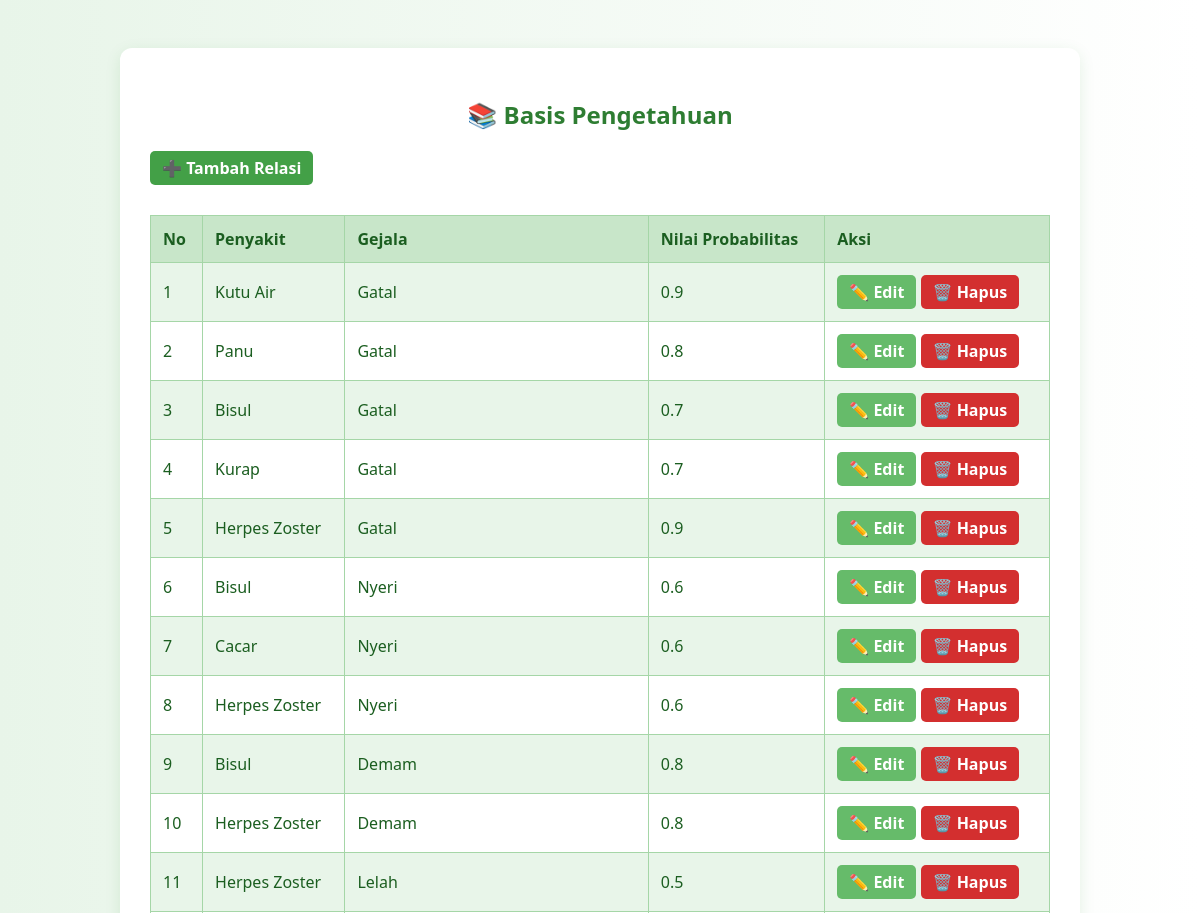
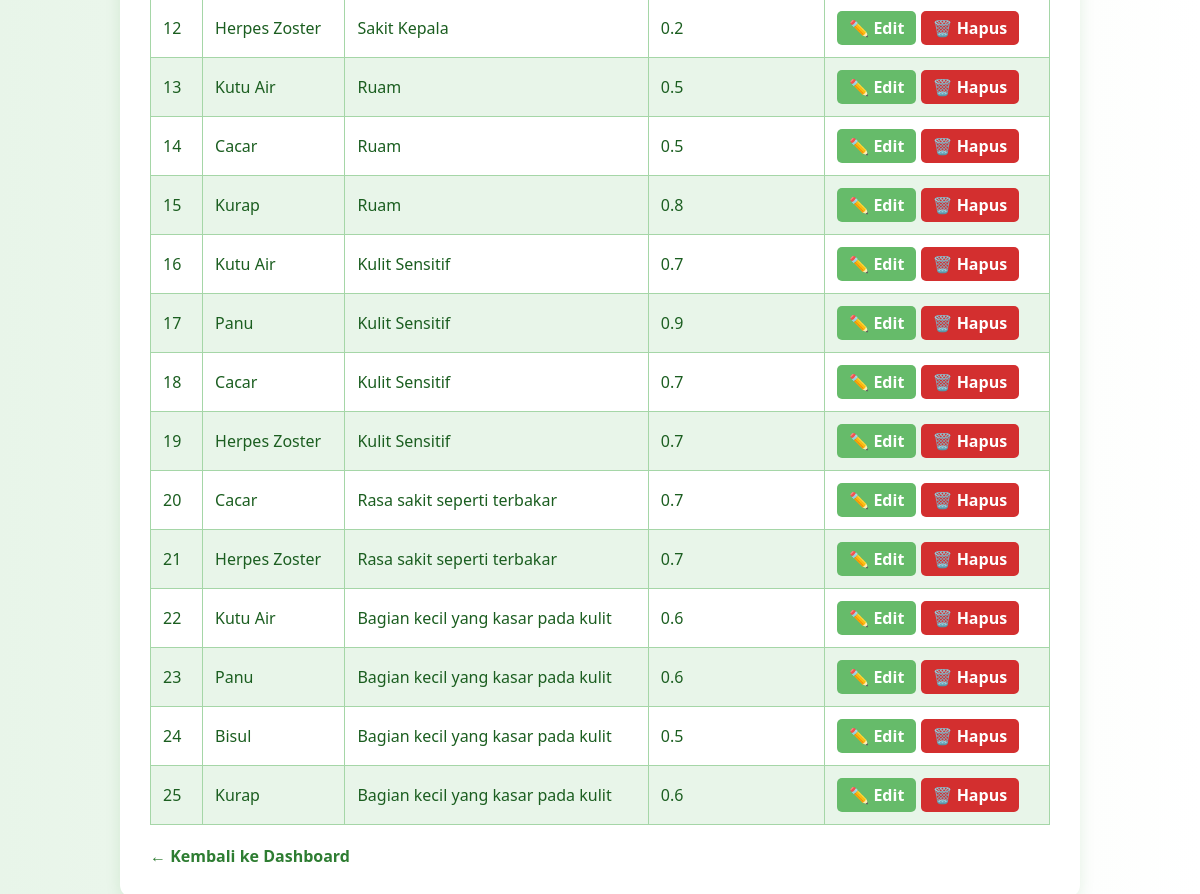
The page /basis_pengetahuan.php (signed in) on the database its author committed (2 pictures, top to bottom).
### tables this page shows
CREATE TABLE `basis_pengetahuan` (
  `id` int(11) NOT NULL,
  `id_penyakit` int(11) DEFAULT NULL,
  `id_gejala` int(11) DEFAULT NULL,
  `nilai_probabilitas` float DEFAULT NULL
);

CREATE TABLE `penyakit` (
  `id` int(11) NOT NULL,
  `kode_penyakit` varchar(10) DEFAULT NULL,
  `nama_penyakit` varchar(100) DEFAULT NULL,
  `deskripsi` text DEFAULT NULL,
  `solusi` text DEFAULT NULL
);

CREATE TABLE `gejala` (
  `id` int(11) NOT NULL,
  `kode_gejala` varchar(10) DEFAULT NULL,
  `nama_gejala` varchar(100) DEFAULT NULL,
  `nilai_probabilitas` varchar(100) NOT NULL
);

### basis_pengetahuan.php (the view, shortened to what this page needs)
<?php
include '../db_connect.php';
$data = $conn->query("SELECT bp.id, p.nama_penyakit, g.nama_gejala, bp.nilai_probabilitas
                      FROM basis_pengetahuan bp
                      JOIN penyakit p ON bp.id_penyakit = p.id
                      JOIN gejala g ON bp.id_gejala = g.id");
?>
<!DOCTYPE html>
<html>
<head>
</head>
<body>
<div class="container">
    <h2>📚 Basis Pengetahuan</h2>
    <a href="tambah_basis_pengetahuan.php" class="btn btn-tambah">➕ Tambah Relasi</a>
    <table>
        <tr>
            <th>No</th>
            <th>Penyakit</th>
            <th>Gejala</th>
            <th>Nilai Probabilitas</th>
            <th>Aksi</th>
        </tr>
        <?php $no = 1; while ($row = $data->fetch_assoc()): ?>
            <tr>
                <td><?= $no++ ?></td>
                <td><?= htmlspecialchars($row['nama_penyakit']) ?></td>
                <td><?= htmlspecialchars($row['nama_gejala']) ?></td>
                <td><?= $row['nilai_probabilitas'] ?></td>
                <td>
                    <a href="edit_basis_pengetahuan.php?id=<?= $row['id'] ?>" class="btn btn-edit">✏️ Edit</a>
                    <a href="hapus_basis_pengetahuan.php?id=<?= $row['id'] ?>" class="btn btn-hapus" onclick="return confirm('Yakin hapus data ini?')">🗑️ Hapus</a>
                </td>
            </tr>
        <?php endwhile; ?>
    </table>
    <a href="dashboard.php" class="btn-back">← Kembali ke Dashboard</a>
</div>
</body>
</html>

### basis_pengetahuan.php (style rules this page uses)
body { font-family: 'Segoe UI', sans-serif; background: linear-gradient(to right, #e8f5e9, #ffffff); color: #1b5e20; padding: 40px; }
.container { background: white; max-width: 900px; margin: auto; padding: 30px; border-radius: 12px; box-shadow: 0 4px 16px rgba(0, 128, 0, 0.1); }
h2 { text-align: center; color: #2e7d32; margin-bottom: 20px; }
table { width: 100%; border-collapse: collapse; margin-top: 15px; }
th, td { border: 1px solid #a5d6a7; padding: 12px; text-align: left; }
th { background-color: #c8e6c9; }
tr:nth-child(even) { background-color: #e8f5e9; }
.btn { padding: 6px 12px; text-decoration: none; border-radius: 5px; font-weight: bold; display: inline-block; }
.btn-tambah { background-color: #43a047; color: white; margin-bottom: 15px; }
.btn-edit { background-color: #66bb6a; color: white; }
.btn-hapus { background-color: #d32f2f; color: white; }
.btn-back { margin-top: 20px; display: inline-block; color: #2e7d32; font-weight: bold; text-decoration: none; }

### rows shown on the page
basis_pengetahuan: id_penyakit.nama_penyakit "Kutu Air", id_gejala.nama_gejala "Gatal", nilai_probabilitas "0.9"
basis_pengetahuan: id_penyakit.nama_penyakit "Panu", id_gejala.nama_gejala "Gatal", nilai_probabilitas "0.8"
basis_pengetahuan: id_penyakit.nama_penyakit "Bisul", id_gejala.nama_gejala "Gatal", nilai_probabilitas "0.7"
basis_pengetahuan: id_penyakit.nama_penyakit "Kurap", id_gejala.nama_gejala "Gatal", nilai_probabilitas "0.7"
basis_pengetahuan: id_penyakit.nama_penyakit "Herpes Zoster", id_gejala.nama_gejala "Gatal", nilai_probabilitas "0.9"
basis_pengetahuan: id_penyakit.nama_penyakit "Bisul", id_gejala.nama_gejala "Nyeri", nilai_probabilitas "0.6"
basis_pengetahuan: id_penyakit.nama_penyakit "Cacar", id_gejala.nama_gejala "Nyeri", nilai_probabilitas "0.6"
basis_pengetahuan: id_penyakit.nama_penyakit "Herpes Zoster", id_gejala.nama_gejala "Nyeri", nilai_probabilitas "0.6"
basis_pengetahuan: id_penyakit.nama_penyakit "Bisul", id_gejala.nama_gejala "Demam", nilai_probabilitas "0.8"
basis_pengetahuan: id_penyakit.nama_penyakit "Herpes Zoster", id_gejala.nama_gejala "Demam", nilai_probabilitas "0.8"
basis_pengetahuan: id_penyakit.nama_penyakit "Herpes Zoster", id_gejala.nama_gejala "Lelah", nilai_probabilitas "0.5"
basis_pengetahuan: id_penyakit.nama_penyakit "Herpes Zoster", id_gejala.nama_gejala "Sakit Kepala", nilai_probabilitas "0.2"
basis_pengetahuan: id_penyakit.nama_penyakit "Kutu Air", id_gejala.nama_gejala "Ruam", nilai_probabilitas "0.5"
basis_pengetahuan: id_penyakit.nama_penyakit "Cacar", id_gejala.nama_gejala "Ruam", nilai_probabilitas "0.5"
basis_pengetahuan: id_penyakit.nama_penyakit "Kurap", id_gejala.nama_gejala "Ruam", nilai_probabilitas "0.8"
basis_pengetahuan: id_penyakit.nama_penyakit "Kutu Air", id_gejala.nama_gejala "Kulit Sensitif", nilai_probabilitas "0.7"
basis_pengetahuan: id_penyakit.nama_penyakit "Panu", id_gejala.nama_gejala "Kulit Sensitif", nilai_probabilitas "0.9"
basis_pengetahuan: id_penyakit.nama_penyakit "Cacar", id_gejala.nama_gejala "Kulit Sensitif", nilai_probabilitas "0.7"
basis_pengetahuan: id_penyakit.nama_penyakit "Herpes Zoster", id_gejala.nama_gejala "Kulit Sensitif", nilai_probabilitas "0.7"
basis_pengetahuan: id_penyakit.nama_penyakit "Cacar", id_gejala.nama_gejala "Rasa sakit seperti terbakar", nilai_probabilitas "0.7"
basis_pengetahuan: id_penyakit.nama_penyakit "Herpes Zoster", id_gejala.nama_gejala "Rasa sakit seperti terbakar", nilai_probabilitas "0.7"
basis_pengetahuan: id_penyakit.nama_penyakit "Kutu Air", id_gejala.nama_gejala "Bagian kecil yang kasar pada kulit", nilai_probabilitas "0.6"
basis_pengetahuan: id_penyakit.nama_penyakit "Panu", id_gejala.nama_gejala "Bagian kecil yang kasar pada kulit", nilai_probabilitas "0.6"
basis_pengetahuan: id_penyakit.nama_penyakit "Bisul", id_gejala.nama_gejala "Bagian kecil yang kasar pada kulit", nilai_probabilitas "0.5"
basis_pengetahuan: id_penyakit.nama_penyakit "Kurap", id_gejala.nama_gejala "Bagian kecil yang kasar pada kulit", nilai_probabilitas "0.6"
